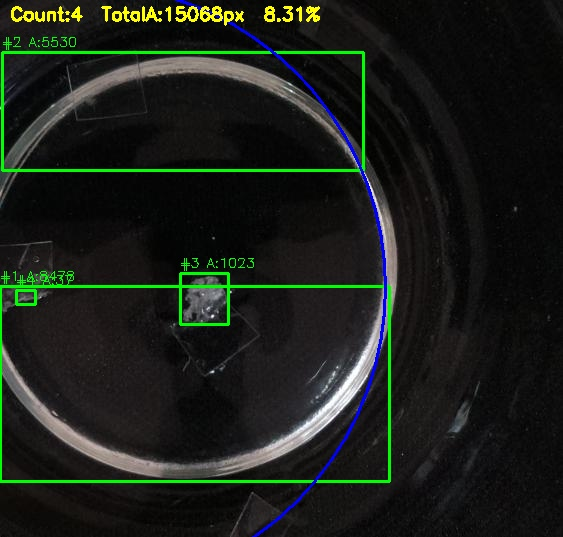
#> input picture annotated_output.jpg, 563 x 537 px
$ python -i main.py   (imports and definitions only)
#> lines starting #> are read from the running program, lines starting #| are printed output that depends on the picture; after the words box and inside, x2 and y2 are one past the last pixel; in counts of white or black regions, pixels touching at a corner belong together
"""
main.py
Microplastic detection + measurement + CSV + annotated image (no color).
"""

import os
import math
import csv
import cv2
import numpy as np
import datetime

# ---------- SETTINGS ----------
USE_TFLITE = True
TFLITE_MODEL = "model_unquant.tflite"   # per-particle Teachable Machine model
LABELS_FILE = "labels.txt"

IMAGE_PATH = "test.jpg"
OUTPUT_IMAGE = "annotated_output.jpg"
CSV_OUTPUT = "particle_results.csv"     # will be overwritten with timestamped name

MIN_AREA_PX = 30
GAUSSIAN_BLUR = (7, 7)
MORPH_KERNEL = (5, 5)

# ---------- TFLITE LOADING ----------
tflite_interpreter = None
tflite_io = None  # (input_details, output_details, labels)


def load_tflite_if_available(path, labels_path=None):
    global tflite_interpreter, tflite_io
    if not path or not os.path.exists(path):
        print("TFLite model not found; per-particle classification disabled.")
        return None
    try:
        import tensorflow as tf
        interpreter = tf.lite.Interpreter(model_path=path)
        interpreter.allocate_tensors()
        input_details = interpreter.get_input_details()
        output_details = interpreter.get_output_details()
        labels = []
        if labels_path and os.path.exists(labels_path):
            with open(labels_path, "r") as f:
                labels = [line.strip() for line in f.readlines()]
        print("Loaded TFLite model:", path)
        tflite_interpreter = interpreter
        tflite_io = (input_details, output_details, labels)
        return interpreter
    except Exception as e:
        print("Could not load TFLite model (will continue without per-particle ML).")
        print("Error:", e)
        return None


def run_tflite_on_crop(interpreter, io_details, crop):
    in_det, out_det, labels = io_details
    shape = in_det[0]["shape"]  # (1, h, w, 3)
    target_h, target_w = int(shape[1]), int(shape[2])
    img = cv2.resize(crop, (target_w, target_h))
    img = img.astype(np.float32) / 255.0
    img = np.expand_dims(img, axis=0)
    interpreter.set_tensor(in_det[0]["index"], img)
    interpreter.invoke()
    out = interpreter.get_tensor(out_det[0]["index"])[0]
    idx = int(np.argmax(out))
    score = float(out[idx])
    label = labels[idx] if labels else str(idx)
    return label, score


# ---------- DETECTION + ANALYSIS ----------
def detect_and_analyze(image_path):
#> called with image_path = 'annotated_output.jpg'
    global CSV_OUTPUT

    img = cv2.imread(image_path)
#> img is the input picture: shape (537, 563, 3); mean B, G, R 25.1, 31.2, 26.4
    if img is None:
        print("Error: image not found:", image_path)
        return

    H, W = img.shape[:2]
#> H = 537; W = 563
    gray = cv2.cvtColor(img, cv2.COLOR_BGR2GRAY)

    # bowl detection (mask)
    bowl_mask = None
    bowl_circle = None
    try:
        circles = cv2.HoughCircles(
            gray, cv2.HOUGH_GRADIENT, dp=1.2, minDist=100,
            param1=100, param2=35, minRadius=30, maxRadius=max(H, W)
        )
#> circles = 24 rows, first 8: [184.2, 267, 197.3], [84.6, 286.2, 301.7], [147, 141, 147.6], [243, 180.6, 108.1], [289.8, 275.4, 106.9], [288.6, 384.6, 103], [108.6, 531, 247.4], [503.4, 67.8, 362.9]
        if circles is not None:
            circles = np.round(circles[0, :]).astype(int)
#> circles = 24 rows, first 8: [184, 267, 197], [85, 286, 302], [147, 141, 148], [243, 181, 108], [290, 275, 107], [289, 385, 103], [109, 531, 247], [503, 68, 363]
            circles = sorted(circles, key=lambda c: c[2], reverse=True)
#> circles = 24 items, first 6: [503, 68, 363], [85, 286, 302], [109, 531, 247], [184, 267, 197], [551, 329, 174], [484, 472, 167]
            x, y, r = circles[0]
#> x = 503; y = 68; r = 363
            bowl_mask = np.zeros((H, W), dtype=np.uint8)
            cv2.circle(bowl_mask, (x, y), r, 255, -1)
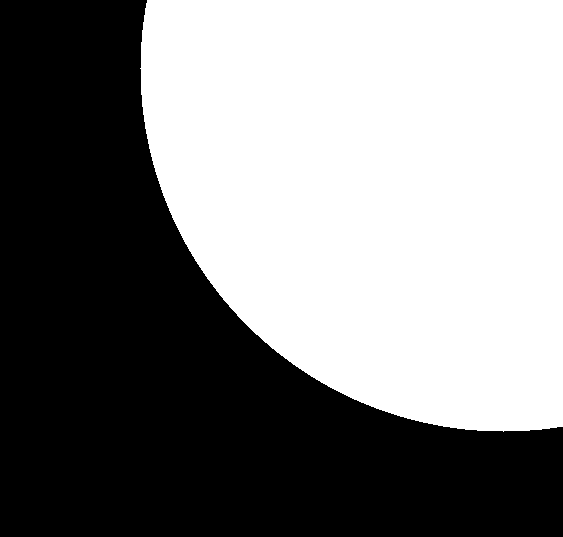
#> bowl_mask: shape (537, 563); 50.9% white; 1 black region, box (x1, y1, x2, y2) and area: (0, 0, 563, 537) 148570
            bowl_circle = (x, y, r)
#> bowl_circle = (503, 68, 363)
    except Exception:
        bowl_mask = None

    if bowl_mask is None:
        bowl_mask = np.ones((H, W), dtype=np.uint8) * 255

    bowl_area_px = np.count_nonzero(bowl_mask)
#> bowl_area_px = 153761

    # preprocessing
    blur = cv2.GaussianBlur(gray, GAUSSIAN_BLUR, 0)
    _, th = cv2.threshold(blur, 0, 255, cv2.THRESH_BINARY + cv2.THRESH_OTSU)
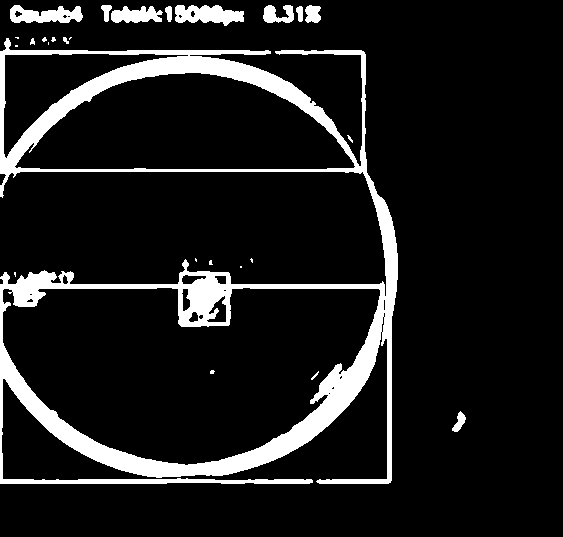
#> th: shape (537, 563); 10.9% white; 26 white regions (13 under 20 px), largest, box (x1, y1, x2, y2) and area: (0, 38, 398, 484) 29305, (175, 5, 244, 26) 974, (10, 5, 83, 23) 874

    mean_in = cv2.mean(gray, mask=bowl_mask)[0]
#> mean_in = 25.04
    if mean_in < 100:
        binary = cv2.bitwise_not(th) if np.mean(th) > 127 else th
    else:
        binary = th

    binary = cv2.bitwise_and(binary, binary, mask=bowl_mask)
#> binary: shape (537, 563); 4.4% white; 14 white regions (6 under 20 px), largest, box (x1, y1, x2, y2) and area: (140, 50, 398, 414) 11192, (175, 5, 244, 26) 974, (263, 5, 294, 23) 373

    kernel = cv2.getStructuringElement(cv2.MORPH_ELLIPSE, MORPH_KERNEL)
    binary = cv2.morphologyEx(binary, cv2.MORPH_OPEN, kernel, iterations=1)
#> binary: shape (537, 563); 3.9% white; 16 white regions (1 under 20 px), largest, box (x1, y1, x2, y2) and area: (248, 177, 398, 413) 4821, (141, 50, 355, 160) 3925, (175, 5, 244, 25) 958
    binary = cv2.morphologyEx(binary, cv2.MORPH_CLOSE, kernel, iterations=1)
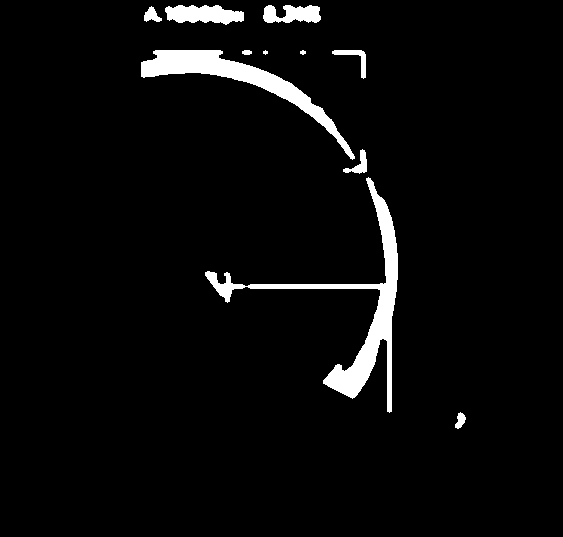
#> binary: shape (537, 563); 4% white; 11 white regions (1 under 20 px)

    contours, _ = cv2.findContours(binary, cv2.RETR_EXTERNAL, cv2.CHAIN_APPROX_SIMPLE)
#> contours = 11 contours, 2 with area under 20; largest, box (x1, y1, x2, y2) and area: (205, 177, 398, 413) 4859, (141, 50, 355, 160) 3802, (165, 5, 244, 25) 1039, (263, 5, 321, 23) 698, (332, 50, 366, 79) 218

    particles = []
    for cnt in contours:
        area = cv2.contourArea(cnt)
        if area >= MIN_AREA_PX:
            x, y, w, h = cv2.boundingRect(cnt)
            particles.append({"contour": cnt, "area_px": int(area), "bbox": (x, y, w, h)})
#> this loop made 11 passes
#> (area, x, y, w, h) on passes 1, 2, 3, 4, 7, 8, 9, 10, 11: (93.5, 455, 412, 11, 17), (4859, 205, 177, 193, 236), (191.5, 343, 149, 24, 25), (218.5, 332, 50, 34, 29), (30, 242, 50, 10, 5), (3802, 141, 50, 214, 110), (139, 144, 6, 18, 16), (698.5, 263, 5, 58, 18), (1039, 165, 5, 79, 20)
#> after the loop, particles = 9 items

    particles = sorted(particles, key=lambda x: -x["area_px"])

    # TFLite
    if USE_TFLITE and os.path.exists(TFLITE_MODEL):
        load_tflite_if_available(TFLITE_MODEL, LABELS_FILE)
    else:
        global tflite_interpreter, tflite_io
        tflite_interpreter = None
        tflite_io = None

    annotated = img.copy()
    total_area = 0
    results_for_csv = []
    table_rows = []
    idx = 0

    for p in particles:
        idx += 1
        area_px = p["area_px"]
        total_area += area_px
        x, y, w, h = p["bbox"]
        pad = 4
        x0, y0 = max(0, x - pad), max(0, y - pad)
        x1, y1 = min(W, x + w + pad), min(H, y + h + pad)
        crop = img[y0:y1, x0:x1]

        equi_d = math.sqrt(4 * area_px / math.pi)

        model_label = None
        model_conf = None
        if tflite_interpreter and tflite_io:
            try:
                model_label, model_conf = run_tflite_on_crop(
                    tflite_interpreter, tflite_io, crop
                )
            except Exception:
                model_label, model_conf = None, None

        cv2.rectangle(annotated, (x0, y0), (x1, y1), (0, 255, 0), 2)
        txt = f"#{idx} A:{area_px}"
        cv2.putText(
            annotated,
            txt,
            (x0, max(12, y0 - 6)),
            cv2.FONT_HERSHEY_SIMPLEX,
            0.45,
            (0, 255, 0),
            1,
        )

        table_rows.append(
            {
                "id": idx,
                "area_px": area_px,
                "equivalent_d_px": round(equi_d, 1),
                "model_label": model_label,
                "model_conf": round(model_conf, 2) if model_conf is not None else None,
            }
        )

        results_for_csv.append(
            [
                idx,
                area_px,
                round(equi_d, 1),
                model_label if model_label is not None else "",
                round(model_conf, 2) if model_conf is not None else "",
            ]
        )
#> this loop made 9 passes
#> (area_px, total_area, x, y, w, h, x0, y0) on passes 1 to 9: (4859, 4859, 205, 177, 193, 236, 201, 173), (3802, 8661, 141, 50, 214, 110, 137, 46), (1039, 9700, 165, 5, 79, 20, 161, 1), (698, 10398, 263, 5, 58, 18, 259, 1), (218, 10616, 332, 50, 34, 29, 328, 46), (191, 10807, 343, 149, 24, 25, 339, 145), (139, 10946, 144, 6, 18, 16, 140, 2), (93, 11039, 455, 412, 11, 17, 451, 408), (30, 11069, 242, 50, 10, 5, 238, 46)
#> pass 1, in detect_and_analyze, `crop = img[y0:y1, x0:x1]`:
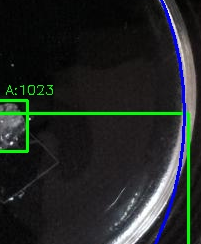
#> crop: shape (244, 201, 3); mean B, G, R 37.5, 39.7, 34.4
#> pass 2, in detect_and_analyze, `crop = img[y0:y1, x0:x1]`:
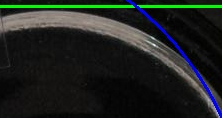
#> crop: shape (118, 222, 3); mean B, G, R 32.3, 35.3, 30.6
#> after the loop:
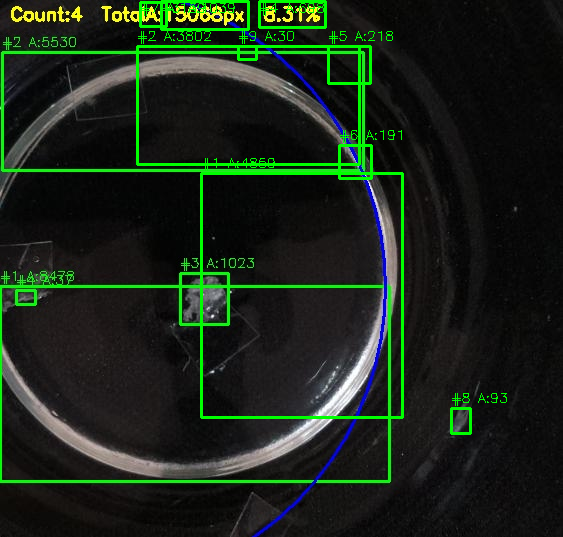
#> annotated: shape (537, 563, 3); 2.87% of pixels changed, all inside (x1, y1, x2, y2) = (136, 0, 507, 435)
#> after the loop, idx = 9; results_for_csv = [[1, 4859, 78.7, '', ''], [2, 3802, 69.6, '', ''], [3, 1039, 36.4, '', ''], [4, 698, 29.8, '', ''], [5, 218, 16.7, '', ''], [6, 191, 15.6, '', ''], [7, 139, 13.3, '', ''], [8, 93, 10.9, '', ''], [9, 30, 6.2, '', '']]; table_rows = 9 items; total_area = 11069

    particle_count = len(table_rows)
#> particle_count = 9
    percent_area = (total_area / float(bowl_area_px)) * 100 if bowl_area_px > 0 else None
#> percent_area = 7.2

    if bowl_circle:
        x, y, r = bowl_circle
#> x = 503; y = 68
        cv2.circle(annotated, (x, y), r, (255, 0, 0), 2)

    summary_text = f"Count:{particle_count}  TotalA:{total_area}px"
#> summary_text = 'Count:9  TotalA:11069px'
    if percent_area is not None:
        summary_text += f"  {percent_area:.2f}%"
#> summary_text = 'Count:9  TotalA:11069px  7.20%'
    cv2.putText(
        annotated,
        summary_text,
        (10, 20),
        cv2.FONT_HERSHEY_SIMPLEX,
        0.6,
        (0, 255, 255),
        2,
    )
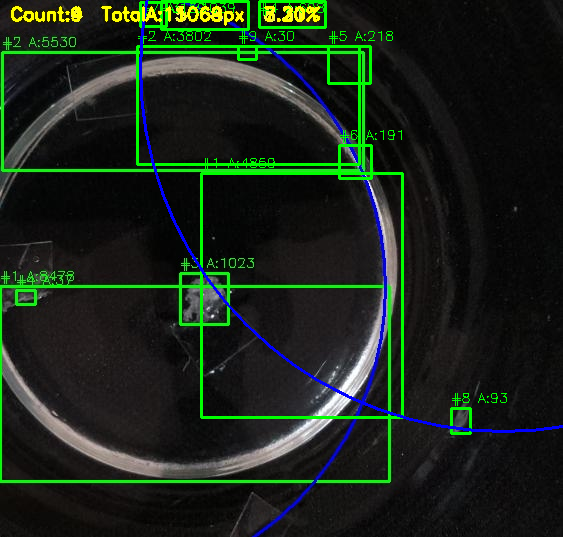
#> annotated: shape (537, 563, 3); mean B, G, R 25.6, 37.5, 25.8

    cv2.imwrite(OUTPUT_IMAGE, annotated)
    print("Saved annotated image to:", OUTPUT_IMAGE)

    # ---------- CSV with timestamped name ----------
    ts = datetime.datetime.now().strftime("%Y%m%d_%H%M%S")
    CSV_OUTPUT = f"particle_results_{ts}.csv"

    with open(CSV_OUTPUT, "w", newline="") as csvfile:
        writer = csv.writer(csvfile)
        writer.writerow(["ID", "Area(px)", "Diameter(px)", "Class", "Confidence"])
        for row in results_for_csv:
            writer.writerow(row)
#> this loop made 9 passes
        writer.writerow([])
        writer.writerow(["Total Particles", particle_count])
        writer.writerow(["Total Area(px)", total_area])
        if percent_area is not None:
            writer.writerow(["Percent Bowl Area", f"{percent_area:.2f}%"])
    print("CSV saved as:", CSV_OUTPUT)

    # also print table to console
    print("\n--- ANALYSIS RESULT (TABLE FORMAT) ---\n")
    header = "ID | Area(px) | Diameter(px) | Class | Conf"
    print(header)
    print("-" * len(header))
    for r in table_rows:
        cls = r["model_label"] if r["model_label"] is not None else "-"
        conf = f"{r['model_conf']:.2f}" if r["model_conf"] is not None else "-"
        print(
            f"{r['id']:<3}| {r['area_px']:<9}| {r['equivalent_d_px']:<13}| "
            f"{cls:<5}| {conf}"
        )
#> this loop made 9 passes
#| 1  | 4859     | 78.7         | -    | -
#| 2  | 3802     | 69.6         | -    | -
#| 3  | 1039     | 36.4         | -    | -
#| 4  | 698      | 29.8         | -    | -
#| 5  | 218      | 16.7         | -    | -
#| 6  | 191      | 15.6         | -    | -
#| 7  | 139      | 13.3         | -    | -
#| 8  | 93       | 10.9         | -    | -
#> (further printed lines are left out)
    print("\n--------------------------------------")
    print(f"Total particles: {particle_count}")
#| Total particles: 9
    print(f"Total area(px): {total_area}")
#| Total area(px): 11069
    if percent_area is not None:
        print(f"Percent of bowl area: {percent_area:.2f}%")
#| Percent of bowl area: 7.20%
    print("--------------------------------------\n")


# [7 lines not run here, left out]

>>> result = detect_and_analyze('annotated_output.jpg')
